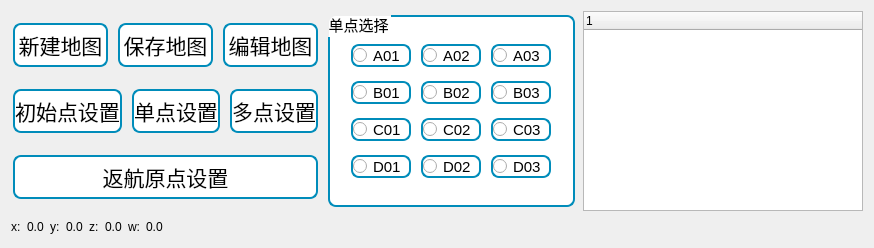
      <widget class="QWidget" name="tab_function">
       <attribute name="title">
        <string>建图导航</string>
       </attribute>
       <layout class="QGridLayout" name="gridLayout_10">
        <item row="0" column="0">
         <layout class="QVBoxLayout" name="verticalLayout_12">
          <item>
           <layout class="QHBoxLayout" name="horizontalLayout_13">
            <item>
             <layout class="QVBoxLayout" name="verticalLayout_10">
              <item>
               <layout class="QHBoxLayout" name="horizontalLayout_12">
                <item>
                 <layout class="QVBoxLayout" name="verticalLayout_4">
                  <item>
                   <layout class="QHBoxLayout" name="horizontalLayout_2">
                    <item>
                     <widget class="QPushButton" name="new_map_btn">
                      <property name="maximumSize">
                       <size>
                        <width>256</width>
                        <height>16777215</height>
                       </size>
                      </property>
                      <property name="styleSheet">
                       <string notr="true">QPushButton#new_map_btn {
    border-radius: 8px;
    color: white;
    padding: 4px 0px;
    text-align: center;
    text-decoration: none;
    font-size: 21px;
    margin: 4px 2px;
    background-color: white;
    color: black;
    border: 2px solid #008cba;
}
QPushButton#new_map_btn:hover {
    background-color: #008cba;
    color: white;
}
QPushButton#new_map_btn:pressed {
    background-color: #06AD56;
}</string>
                      </property>
                      <property name="text">
                       <string>新建地图</string>
                      </property>
                     </widget>
                    </item>
                    <item>
                     <widget class="QPushButton" name="save_map_btn">
                      <property name="maximumSize">
                       <size>
                        <width>256</width>
                        <height>16777215</height>
                       </size>
                      </property>
                      <property name="styleSheet">
                       <string notr="true">QPushButton#save_map_btn {
    border-radius: 8px;
    color: white;
    padding: 4px 0px;
    text-align: center;
    text-decoration: none;
    font-size: 21px;
    margin: 4px 2px;
    background-color: white;
    color: black;
    border: 2px solid #008cba;
}
QPushButton#save_map_btn:hover {
    background-color: #008cba;
    color: white;
}
QPushButton#save_map_btn:pressed {
    background-color: #06AD56;
}</string>
                      </property>
                      <property name="text">
                       <string>保存地图</string>
                      </property>
                     </widget>
                    </item>
                    <item>
                     <widget class="QPushButton" name="edit_map_btn">
                      <property name="maximumSize">
                       <size>
                        <width>256</width>
                        <height>16777215</height>
                       </size>
                      </property>
                      <property name="styleSheet">
                       <string notr="true">QPushButton#edit_map_btn {
    border-radius: 8px;
    color: white;
    padding: 4px 0px;
    text-align: center;
    text-decoration: none;
    font-size: 21px;
    margin: 4px 2px;
    background-color: white;
    color: black;
    border: 2px solid #008cba;
}
QPushButton#edit_map_btn:hover {
    background-color: #008cba;
    color: white;
}
QPushButton#edit_map_btn:pressed {
    background-color: #06AD56;
}</string>
                      </property>
                      <property name="text">
                       <string>编辑地图</string>
                      </property>
                     </widget>
                    </item>
                   </layout>
                  </item>
                  <item>
                   <layout class="QHBoxLayout" name="horizontalLayout_3">
                    <item>
                     <widget class="QPushButton" name="initpoint_nav_btn">
                      <property name="maximumSize">
                       <size>
                        <width>256</width>
                        <height>16777215</height>
                       </size>
                      </property>
                      <property name="styleSheet">
                       <string notr="true">QPushButton#initpoint_nav_btn {
    border-radius: 8px;
    color: white;
    padding: 4px 0px;
    text-align: center;
    text-decoration: none;
    font-size: 21px;
    margin: 4px 2px;
    background-color: white;
    color: black;
    border: 2px solid #008cba;
}
QPushButton#initpoint_nav_btn:hover {
    background-color: #008cba;
    color: white;
}
QPushButton#initpoint_nav_btn:pressed {
    background-color: #06AD56;
}</string>
                      </property>
                      <property name="text">
                       <string>初始点设置</string>
                      </property>
                     </widget>
                    </item>
                    <item>
                     <widget class="QPushButton" name="onepoint_nav_btn">
                      <property name="maximumSize">
                       <size>
                        <width>256</width>
                        <height>16777215</height>
                       </size>
                      </property>
                      <property name="styleSheet">
                       <string notr="true">QPushButton#onepoint_nav_btn {
    border-radius: 8px;
    color: white;
    padding: 4px 0px;
    text-align: center;
    text-decoration: none;
    font-size: 21px;
    margin: 4px 2px;
    background-color: white;
    color: black;
    border: 2px solid #008cba;
}
QPushButton#onepoint_nav_btn:hover {
    background-color: #008cba;
    color: white;
}
QPushButton#onepoint_nav_btn:pressed {
    background-color: #06AD56;
}</string>
                      </property>
                      <property name="text">
                       <string>单点设置</string>
                      </property>
                     </widget>
                    </item>
                    <item>
                     <widget class="QPushButton" name="points_nav_btn">
                      <property name="maximumSize">
                       <size>
                        <width>256</width>
                        <height>16777215</height>
                       </size>
                      </property>
                      <property name="styleSheet">
                       <string notr="true">QPushButton#points_nav_btn {
    border-radius: 8px;
    color: white;
    padding: 4px 0px;
    text-align: center;
    text-decoration: none;
    font-size: 21px;
    margin: 4px 2px;
    background-color: white;
    color: black;
    border: 2px solid #008cba;
}
QPushButton#points_nav_btn:hover {
    background-color: #008cba;
    color: white;
}
QPushButton#points_nav_btn:pressed {
    background-color: #06AD56;
}</string>
                      </property>
                      <property name="text">
                       <string>多点设置</string>
                      </property>
                     </widget>
                    </item>
                   </layout>
                  </item>
                  <item>
                   <widget class="QPushButton" name="backpoints_nav_btn">
                    <property name="maximumSize">
                     <size>
                      <width>16777215</width>
                      <height>16777215</height>
                     </size>
                    </property>
                    <property name="styleSheet">
                     <string notr="true">QPushButton#backpoints_nav_btn {
    border-radius: 8px;
    color: white;
    padding: 4px 0px;
    text-align: center;
    text-decoration: none;
    font-size: 21px;
    margin: 4px 2px;
    background-color: white;
    color: black;
    border: 2px solid #008cba;
}
QPushButton#backpoints_nav_btn:hover {
    background-color: #008cba;
    color: white;
}
QPushButton#backpoints_nav_btn:pressed {
    background-color: #06AD56;
}</string>
                    </property>
                    <property name="text">
                     <string>返航原点设置</string>
                    </property>
                   </widget>
                  </item>
                 </layout>
                </item>
                <item>
                 <widget class="QGroupBox" name="groupBox_2">
                  <property name="minimumSize">
                   <size>
                    <width>0</width>
                    <height>200</height>
                   </size>
                  </property>
                  <property name="maximumSize">
                   <size>
                    <width>300</width>
                    <height>200</height>
                   </size>
                  </property>
                  <property name="styleSheet">
                   <string notr="true">
    border-radius: 8px;
    color: white;
    padding: 0px 0px;
    text-align: center;
    text-decoration: none;
    font-size: 15px;
    margin: 4px 2px;
    background-color: white;
    color: black;
    border: 2px solid #008cba;
</string>
                  </property>
                  <property name="title">
                   <string>单点选择</string>
                  </property>
                  <layout class="QGridLayout" name="gridLayout_6">
                   <item row="0" column="0">
                    <layout class="QGridLayout" name="gridLayout_5">
                     <item row="0" column="1">
                      <layout class="QVBoxLayout" name="verticalLayout_2">
                       <item>
                        <widget class="QRadioButton" name="A02_rad">
                         <property name="minimumSize">
                          <size>
                           <width>64</width>
                           <height>0</height>
                          </size>
                         </property>
                         <property name="maximumSize">
                          <size>
                           <width>64</width>
                           <height>16777215</height>
                          </size>
                         </property>
                         <property name="text">
                          <string>A02</string>
                         </property>
                        </widget>
                       </item>
                       <item>
                        <widget class="QRadioButton" name="B02_rad">
                         <property name="minimumSize">
                          <size>
                           <width>64</width>
                           <height>0</height>
                          </size>
                         </property>
                         <property name="maximumSize">
                          <size>
                           <width>64</width>
                           <height>16777215</height>
                          </size>
                         </property>
                         <property name="text">
                          <string>B02</string>
                         </property>
                        </widget>
                       </item>
                       <item>
                        <widget class="QRadioButton" name="C02_rad">
                         <property name="minimumSize">
                          <size>
                           <width>64</width>
                           <height>0</height>
                          </size>
                         </property>
                         <property name="maximumSize">
                          <size>
                           <width>64</width>
                           <height>16777215</height>
                          </size>
                         </property>
                         <property name="text">
                          <string>C02</string>
                         </property>
                        </widget>
                       </item>
                       <item>
                        <widget class="QRadioButton" name="D02_rad">
                         <property name="minimumSize">
                          <size>
                           <width>64</width>
                           <height>0</height>
                          </size>
                         </property>
                         <property name="maximumSize">
                          <size>
                           <width>64</width>
                           <height>16777215</height>
                          </size>
                         </property>
                         <property name="text">
                          <string>D02</string>
                         </property>
                        </widget>
                       </item>
                      </layout>
                     </item>
                     <item row="0" column="0">
                      <layout class="QVBoxLayout" name="verticalLayout">
                       <item>
                        <widget class="QRadioButton" name="A01_rad">
                         <property name="minimumSize">
                          <size>
                           <width>64</width>
                           <height>0</height>
                          </size>
                         </property>
                         <property name="maximumSize">
                          <size>
                           <width>64</width>
                           <height>16777215</height>
                          </size>
                         </property>
                         <property name="text">
                          <string>A01</string>
                         </property>
                        </widget>
                       </item>
                       <item>
                        <widget class="QRadioButton" name="B01_rad">
                         <property name="minimumSize">
                          <size>
                           <width>64</width>
                           <height>0</height>
                          </size>
                         </property>
                         <property name="maximumSize">
                          <size>
                           <width>64</width>
                           <height>16777215</height>
                          </size>
                         </property>
                         <property name="text">
                          <string>B01</string>
                         </property>
                        </widget>
                       </item>
                       <item>
                        <widget class="QRadioButton" name="C01_rad">
                         <property name="minimumSize">
                          <size>
                           <width>64</width>
                           <height>0</height>
                          </size>
                         </property>
                         <property name="maximumSize">
                          <size>
                           <width>64</width>
                           <height>16777215</height>
                          </size>
                         </property>
                         <property name="text">
                          <string>C01</string>
                         </property>
                        </widget>
                       </item>
                       <item>
                        <widget class="QRadioButton" name="D01_rad">
                         <property name="minimumSize">
                          <size>
                           <width>64</width>
                           <height>0</height>
                          </size>
                         </property>
                         <property name="maximumSize">
                          <size>
                           <width>64</width>
                           <height>16777215</height>
                          </size>
                         </property>
                         <property name="text">
                          <string>D01</string>
                         </property>
                        </widget>
                       </item>
                      </layout>
                     </item>
                     <item row="0" column="2">
                      <layout class="QVBoxLayout" name="verticalLayout_3">
                       <item>
                        <widget class="QRadioButton" name="A03_rad">
                         <property name="minimumSize">
                          <size>
                           <width>64</width>
                           <height>0</height>
                          </size>
                         </property>
                         <property name="maximumSize">
                          <size>
                           <width>64</width>
                           <height>16777215</height>
                          </size>
                         </property>
                         <property name="text">
                          <string>A03</string>
                         </property>
                        </widget>
                       </item>
                       <item>
                        <widget class="QRadioButton" name="B03_rad">
                         <property name="minimumSize">
                          <size>
                           <width>64</width>
                           <height>0</height>
                          </size>
                         </property>
                         <property name="maximumSize">
                          <size>
                           <width>64</width>
                           <height>16777215</height>
                          </size>
                         </property>
                         <property name="text">
                          <string>B03</string>
                         </property>
                        </widget>
                       </item>
                       <item>
                        <widget class="QRadioButton" name="C03_rad">
                         <property name="minimumSize">
                          <size>
                           <width>64</width>
                           <height>0</height>
                          </size>
                         </property>
                         <property name="maximumSize">
                          <size>
                           <width>64</width>
                           <height>16777215</height>
                          </size>
                         </property>
                         <property name="text">
                          <string>C03</string>
                         </property>
                        </widget>
                       </item>
                       <item>
                        <widget class="QRadioButton" name="D03_rad">
                         <property name="minimumSize">
                          <size>
                           <width>64</width>
                           <height>0</height>
                          </size>
                         </property>
                         <property name="maximumSize">
                          <size>
                           <width>64</width>
                           <height>16777215</height>
                          </size>
                         </property>
                         <property name="text">
                          <string>D03</string>
                         </property>
                        </widget>
                       </item>
                      </layout>
                     </item>
                    </layout>
                   </item>
                  </layout>
                 </widget>
                </item>
               </layout>
              </item>
              <item>
               <layout class="QVBoxLayout" name="layout_rviz"/>
              </item>
             </layout>
            </item>
            <item>
             <widget class="QTreeWidget" name="treeWidget">
              <property name="maximumSize">
               <size>
                <width>280</width>
                <height>16777215</height>
               </size>
              </property>
              <column>
               <property name="text">
                <string notr="true">1</string>
               </property>
              </column>
             </widget>
            </item>
           </layout>
          </item>
          <item>
           <layout class="QHBoxLayout" name="horizontalLayout_14">
            <item>
             <widget class="QLabel" name="label_15">
              <property name="sizePolicy">
               <sizepolicy hsizetype="Fixed" vsizetype="Preferred">
                <horstretch>0</horstretch>
                <verstretch>0</verstretch>
               </sizepolicy>
              </property>
              <property name="text">
               <string>x:</string>
              </property>
             </widget>
            </item>
            <item>
             <widget class="QLabel" name="label_pose_x">
              <property name="sizePolicy">
               <sizepolicy hsizetype="Fixed" vsizetype="Preferred">
                <horstretch>0</horstretch>
                <verstretch>0</verstretch>
               </sizepolicy>
              </property>
              <property name="text">
               <string>0.0</string>
              </property>
             </widget>
            </item>
            <item>
             <widget class="QLabel" name="label_17">
              <property name="sizePolicy">
               <sizepolicy hsizetype="Fixed" vsizetype="Preferred">
                <horstretch>0</horstretch>
                <verstretch>0</verstretch>
               </sizepolicy>
              </property>
              <property name="text">
               <string>y:</string>
              </property>
             </widget>
            </item>
            <item>
             <widget class="QLabel" name="label_pose_y">
              <property name="sizePolicy">
               <sizepolicy hsizetype="Fixed" vsizetype="Preferred">
                <horstretch>0</horstretch>
                <verstretch>0</verstretch>
               </sizepolicy>
              </property>
              <property name="text">
               <string>0.0</string>
              </property>
             </widget>
            </item>
            <item>
             <widget class="QLabel" name="label_19">
              <property name="sizePolicy">
               <sizepolicy hsizetype="Fixed" vsizetype="Preferred">
                <horstretch>0</horstretch>
                <verstretch>0</verstretch>
               </sizepolicy>
              </property>
              <property name="text">
               <string>z:</string>
              </property>
             </widget>
            </item>
            <item>
             <widget class="QLabel" name="label_pose_z">
              <property name="sizePolicy">
               <sizepolicy hsizetype="Fixed" vsizetype="Preferred">
                <horstretch>0</horstretch>
                <verstretch>0</verstretch>
               </sizepolicy>
              </property>
              <property name="text">
               <string>0.0</string>
              </property>
             </widget>
            </item>
            <item>
             <widget class="QLabel" name="label_16">
              <property name="sizePolicy">
               <sizepolicy hsizetype="Fixed" vsizetype="Preferred">
                <horstretch>0</horstretch>
                <verstretch>0</verstretch>
               </sizepolicy>
              </property>
              <property name="text">
               <string>w:</string>
              </property>
             </widget>
            </item>
            <item>
             <widget class="QLabel" name="label_pose_w">
              <property name="sizePolicy">
               <sizepolicy hsizetype="Fixed" vsizetype="Preferred">
                <horstretch>0</horstretch>
                <verstretch>0</verstretch>
               </sizepolicy>
              </property>
              <property name="text">
               <string>0.0</string>
              </property>
             </widget>
            </item>
            <item>
             <spacer name="horizontalSpacer_8">
              <property name="orientation">
               <enum>Qt::Horizontal</enum>
              </property>
              <property name="sizeType">
               <enum>QSizePolicy::Fixed</enum>
              </property>
              <property name="sizeHint" stdset="0">
               <size>
                <width>700</width>
                <height>20</height>
               </size>
              </property>
             </spacer>
            </item>
           </layout>
          </item>
         </layout>
        </item>
       </layout>
      </widget>
